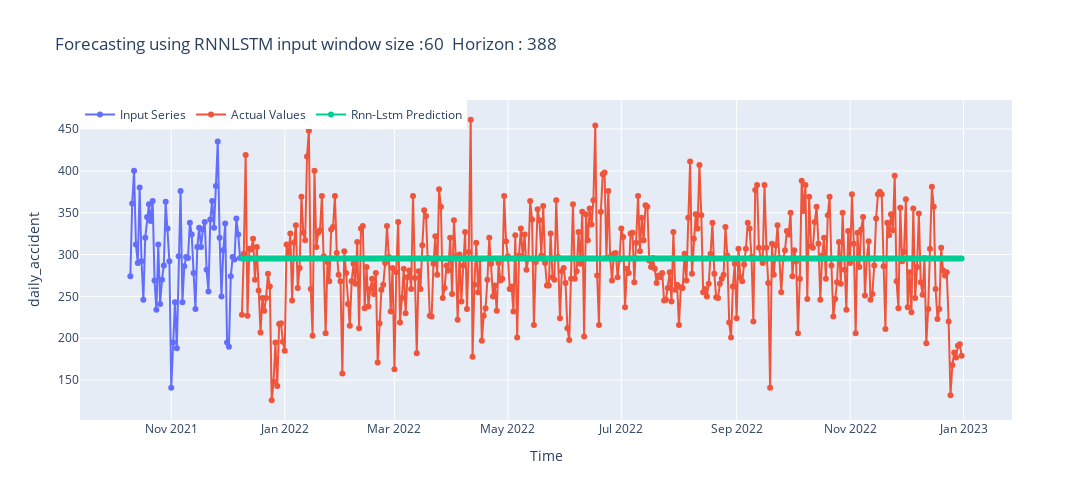
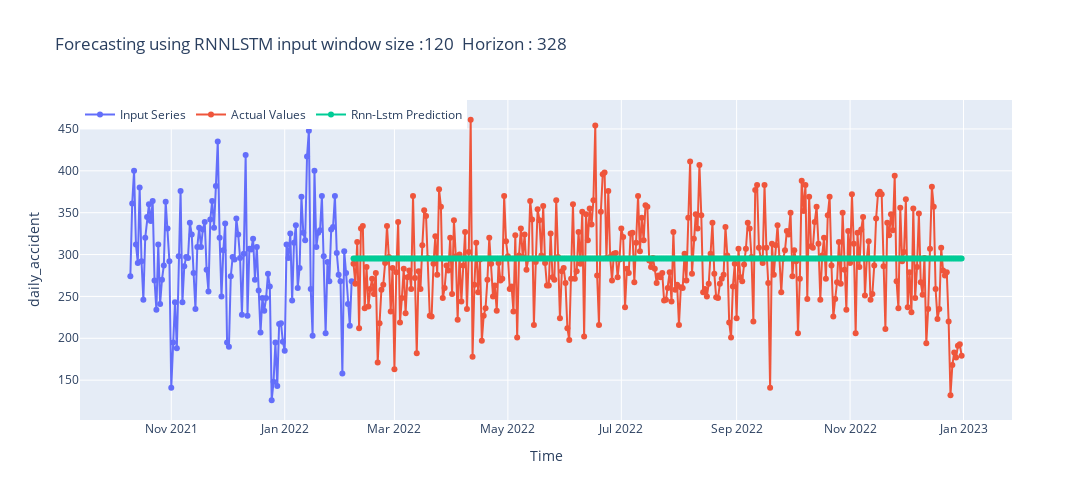
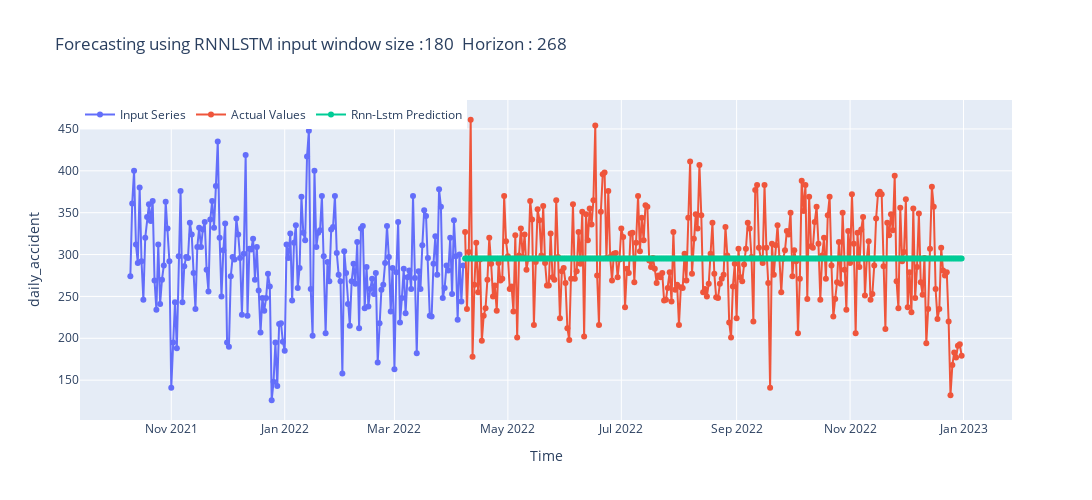
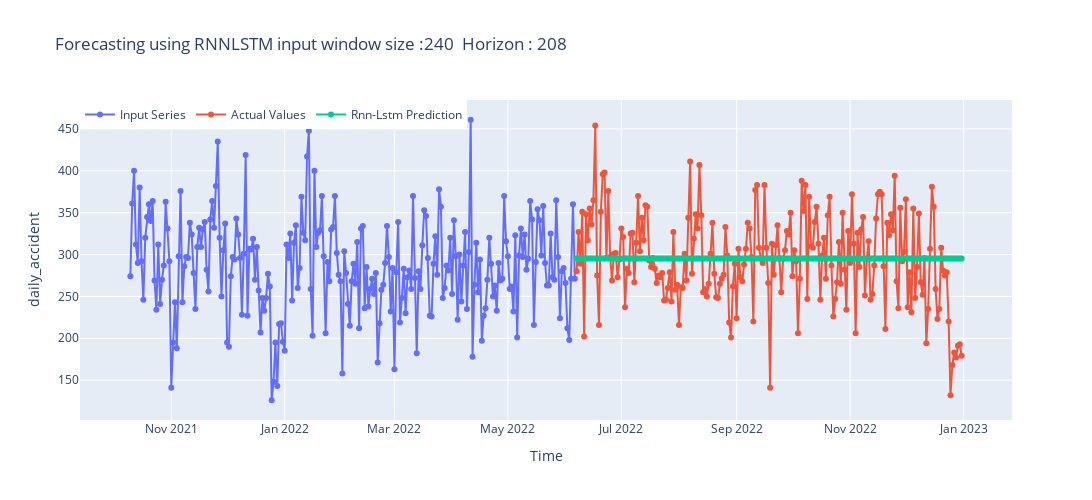

Notebook code cell kept with these figures, in order:
### Markdown cell above
## **Step 8 : Evaluation of the RNNLSTM Model**

### Code cell
print('[INFO] Evaluation of RNN-LSTM Model')
# Example usage
transformer_ob = transformer_object  # Assuming this is defined elsewhere
evaluation_rnn_lstm_df = evaluation_of_model_RnnLstm_Model(model_name,
                                                transformer_ob=transformer_ob,
                                                ts_test=ts_test,
                                                ts_train=ts_train)
gc.collect()

### Figure 1 — Plotly figure (JSON) as saved in the notebook; plotly's stock layout.template omitted (floating-point values rounded to 4 significant figures; data arrays with more than 128 entries replaced by an {"elided": "..."} marker saying what was removed)
{"data": [{"mode": "lines+markers", "name": "Input Series", "type": "scatter", "x": ["2021-10-10T00:00:00", "2021-10-11T00:00:00", "2021-10-12T00:00:00", "2021-10-13T00:00:00", "2021-10-14T00:00:00", "2021-10-15T00:00:00", "2021-10-16T00:00:00", "2021-10-17T00:00:00", "2021-10-18T00:00:00", "2021-10-19T00:00:00", "2021-10-20T00:00:00", "2021-10-21T00:00:00", "2021-10-22T00:00:00", "2021-10-23T00:00:00", "2021-10-24T00:00:00", "2021-10-25T00:00:00", "2021-10-26T00:00:00", "2021-10-27T00:00:00", "2021-10-28T00:00:00", "2021-10-29T00:00:00", "2021-10-30T00:00:00", "2021-10-31T00:00:00", "2021-11-01T00:00:00", "2021-11-02T00:00:00", "2021-11-03T00:00:00", "2021-11-04T00:00:00", "2021-11-05T00:00:00", "2021-11-06T00:00:00", "2021-11-07T00:00:00", "2021-11-08T00:00:00", "2021-11-09T00:00:00", "2021-11-10T00:00:00", "2021-11-11T00:00:00", "2021-11-12T00:00:00", "2021-11-13T00:00:00", "2021-11-14T00:00:00", "2021-11-15T00:00:00", "2021-11-16T00:00:00", "2021-11-17T00:00:00", "2021-11-18T00:00:00", "2021-11-19T00:00:00", "2021-11-20T00:00:00", "2021-11-21T00:00:00", "2021-11-22T00:00:00", "2021-11-23T00:00:00", "2021-11-24T00:00:00", "2021-11-25T00:00:00", "2021-11-26T00:00:00", "2021-11-27T00:00:00", "2021-11-28T00:00:00", "2021-11-29T00:00:00", "2021-11-30T00:00:00", "2021-12-01T00:00:00", "2021-12-02T00:00:00", "2021-12-03T00:00:00", "2021-12-04T00:00:00", "2021-12-05T00:00:00", "2021-12-06T00:00:00", "2021-12-07T00:00:00", "2021-12-08T00:00:00"], "y": [274, 361, 400, 312, 290, 380, 292, 246.0, 320, 345, 360, 340, 364, 269, 234, 312, 241, 270, 287, 363, 331, 292, 141, 195, 243, 188, 298, 376, 243, 286, 297, 296, 338, 324, 278, 235.0, 309, 332, 309, 330, 339, 282, 256, 342, 364, 332, 382, 435, 320, 250.0, 305, 337, 195, 190, 274, 297, 294, 343, 324, 296]}, {"mode": "lines+markers", "name": "Actual Values", "type": "scatter", "x": {"elided": "388 str values"}, "y": {"elided": "388 int values"}}, {"mode": "lines+markers", "name": "Rnn-Lstm Prediction", "type": "scatter", "x": {"elided": "388 str values"}, "y": {"elided": "388 float values"}}], "layout": {"height": 500, "legend": {"orientation": "h", "traceorder": "normal", "x": 0, "y": 1}, "title": {"text": "Forecasting using RNNLSTM\ninput window size :60\n Horizon : 388"}, "width": 1500, "xaxis": {"autorange": true, "range": ["2021-09-13 14:42:12.1652", "2023-01-26 09:17:47.8348"], "title": {"text": "Time"}, "type": "date"}, "yaxis": {"autorange": true, "range": [102.4, 484.6], "title": {"text": "daily_accident"}, "type": "linear"}}}

### Figure 2 — Plotly figure (JSON) as saved in the notebook; plotly's stock layout.template omitted (floating-point values rounded to 4 significant figures; data arrays with more than 128 entries replaced by an {"elided": "..."} marker saying what was removed)
{"data": [{"mode": "lines+markers", "name": "Input Series", "type": "scatter", "x": ["2021-10-10T00:00:00", "2021-10-11T00:00:00", "2021-10-12T00:00:00", "2021-10-13T00:00:00", "2021-10-14T00:00:00", "2021-10-15T00:00:00", "2021-10-16T00:00:00", "2021-10-17T00:00:00", "2021-10-18T00:00:00", "2021-10-19T00:00:00", "2021-10-20T00:00:00", "2021-10-21T00:00:00", "2021-10-22T00:00:00", "2021-10-23T00:00:00", "2021-10-24T00:00:00", "2021-10-25T00:00:00", "2021-10-26T00:00:00", "2021-10-27T00:00:00", "2021-10-28T00:00:00", "2021-10-29T00:00:00", "2021-10-30T00:00:00", "2021-10-31T00:00:00", "2021-11-01T00:00:00", "2021-11-02T00:00:00", "2021-11-03T00:00:00", "2021-11-04T00:00:00", "2021-11-05T00:00:00", "2021-11-06T00:00:00", "2021-11-07T00:00:00", "2021-11-08T00:00:00", "2021-11-09T00:00:00", "2021-11-10T00:00:00", "2021-11-11T00:00:00", "2021-11-12T00:00:00", "2021-11-13T00:00:00", "2021-11-14T00:00:00", "2021-11-15T00:00:00", "2021-11-16T00:00:00", "2021-11-17T00:00:00", "2021-11-18T00:00:00", "2021-11-19T00:00:00", "2021-11-20T00:00:00", "2021-11-21T00:00:00", "2021-11-22T00:00:00", "2021-11-23T00:00:00", "2021-11-24T00:00:00", "2021-11-25T00:00:00", "2021-11-26T00:00:00", "2021-11-27T00:00:00", "2021-11-28T00:00:00", "2021-11-29T00:00:00", "2021-11-30T00:00:00", "2021-12-01T00:00:00", "2021-12-02T00:00:00", "2021-12-03T00:00:00", "2021-12-04T00:00:00", "2021-12-05T00:00:00", "2021-12-06T00:00:00", "2021-12-07T00:00:00", "2021-12-08T00:00:00", "2021-12-09T00:00:00", "2021-12-10T00:00:00", "2021-12-11T00:00:00", "2021-12-12T00:00:00", "2021-12-13T00:00:00", "2021-12-14T00:00:00", "2021-12-15T00:00:00", "2021-12-16T00:00:00", "2021-12-17T00:00:00", "2021-12-18T00:00:00", "2021-12-19T00:00:00", "2021-12-20T00:00:00", "2021-12-21T00:00:00", "2021-12-22T00:00:00", "2021-12-23T00:00:00", "2021-12-24T00:00:00", "2021-12-25T00:00:00", "2021-12-26T00:00:00", "2021-12-27T00:00:00", "2021-12-28T00:00:00", "2021-12-29T00:00:00", "2021-12-30T00:00:00", "2021-12-31T00:00:00", "2022-01-01T00:00:00", "2022-01-02T00:00:00", "2022-01-03T00:00:00", "2022-01-04T00:00:00", "2022-01-05T00:00:00", "2022-01-06T00:00:00", "2022-01-07T00:00:00", "2022-01-08T00:00:00", "2022-01-09T00:00:00", "2022-01-10T00:00:00", "2022-01-11T00:00:00", "2022-01-12T00:00:00", "2022-01-13T00:00:00", "2022-01-14T00:00:00", "2022-01-15T00:00:00", "2022-01-16T00:00:00", "2022-01-17T00:00:00", "2022-01-18T00:00:00", "2022-01-19T00:00:00", "2022-01-20T00:00:00", "2022-01-21T00:00:00", "2022-01-22T00:00:00", "2022-01-23T00:00:00", "2022-01-24T00:00:00", "2022-01-25T00:00:00", "2022-01-26T00:00:00", "2022-01-27T00:00:00", "2022-01-28T00:00:00", "2022-01-29T00:00:00", "2022-01-30T00:00:00", "2022-01-31T00:00:00", "2022-02-01T00:00:00", "2022-02-02T00:00:00", "2022-02-03T00:00:00", "2022-02-04T00:00:00", "2022-02-05T00:00:00", "2022-02-06T00:00:00"], "y": [274, 361, 400, 312, 290, 380, 292, 246.0, 320, 345, 360, 340, 364, 269, 234, 312, 241, 270, 287, 363, 331, 292, 141, 195, 243, 188, 298, 376, 243, 286, 297, 296, 338, 324, 278, 235.0, 309, 332, 309, 330, 339, 282, 256, 342, 364, 332, 382, 435, 320, 250.0, 305, 337, 195, 190, 274, 297, 294, 343, 324, 296, 228, 301, 419, 227, 307, 306, 319, 270, 309, 257, 207, 248.0, 233.0, 248.0, 277, 262, 126, 148, 195, 143, 217, 218, 196, 185, 312, 296, 325, 245, 314, 335, 260, 284, 369, 326, 317, 417, 448, 259, 203, 400, 309, 326, 329, 370, 298, 206, 291, 268, 330, 333, 370, 302, 276, 268, 158, 304, 278, 241, 215, 268]}, {"mode": "lines+markers", "name": "Actual Values", "type": "scatter", "x": {"elided": "328 str values"}, "y": {"elided": "328 int values"}}, {"mode": "lines+markers", "name": "Rnn-Lstm Prediction", "type": "scatter", "x": {"elided": "328 str values"}, "y": {"elided": "328 float values"}}], "layout": {"height": 500, "legend": {"orientation": "h", "traceorder": "normal", "x": 0, "y": 1}, "title": {"text": "Forecasting using RNNLSTM\ninput window size :120\n Horizon : 328"}, "width": 1500, "xaxis": {"autorange": true, "range": ["2021-09-13 14:42:12.1652", "2023-01-26 09:17:47.8348"], "title": {"text": "Time"}, "type": "date"}, "yaxis": {"autorange": true, "range": [102.4, 484.6], "title": {"text": "daily_accident"}, "type": "linear"}}}

### Figure 3 — Plotly figure (JSON) as saved in the notebook; plotly's stock layout.template omitted (floating-point values rounded to 4 significant figures; data arrays with more than 128 entries replaced by an {"elided": "..."} marker saying what was removed)
{"data": [{"mode": "lines+markers", "name": "Input Series", "type": "scatter", "x": {"elided": "180 str values"}, "y": {"elided": "180 float values"}}, {"mode": "lines+markers", "name": "Actual Values", "type": "scatter", "x": {"elided": "268 str values"}, "y": {"elided": "268 int values"}}, {"mode": "lines+markers", "name": "Rnn-Lstm Prediction", "type": "scatter", "x": {"elided": "268 str values"}, "y": {"elided": "268 float values"}}], "layout": {"height": 500, "legend": {"orientation": "h", "traceorder": "normal", "x": 0, "y": 1}, "title": {"text": "Forecasting using RNNLSTM\ninput window size :180\n Horizon : 268"}, "width": 1500, "xaxis": {"autorange": true, "range": ["2021-09-13 14:42:12.1652", "2023-01-26 09:17:47.8348"], "title": {"text": "Time"}, "type": "date"}, "yaxis": {"autorange": true, "range": [102.4, 484.6], "title": {"text": "daily_accident"}, "type": "linear"}}}

### Figure 4 — Plotly figure (JSON) as saved in the notebook; plotly's stock layout.template omitted (floating-point values rounded to 4 significant figures; data arrays with more than 128 entries replaced by an {"elided": "..."} marker saying what was removed)
{"data": [{"mode": "lines+markers", "name": "Input Series", "type": "scatter", "x": {"elided": "240 str values"}, "y": {"elided": "240 float values"}}, {"mode": "lines+markers", "name": "Actual Values", "type": "scatter", "x": {"elided": "208 str values"}, "y": {"elided": "208 int values"}}, {"mode": "lines+markers", "name": "Rnn-Lstm Prediction", "type": "scatter", "x": {"elided": "208 str values"}, "y": {"elided": "208 float values"}}], "layout": {"height": 500, "legend": {"orientation": "h", "traceorder": "normal", "x": 0, "y": 1}, "title": {"text": "Forecasting using RNNLSTM\ninput window size :240\n Horizon : 208"}, "width": 1500, "xaxis": {"autorange": true, "range": ["2021-09-13 14:42:12.1652", "2023-01-26 09:17:47.8348"], "title": {"text": "Time"}, "type": "date"}, "yaxis": {"autorange": true, "range": [102.4, 484.6], "title": {"text": "daily_accident"}, "type": "linear"}}}
